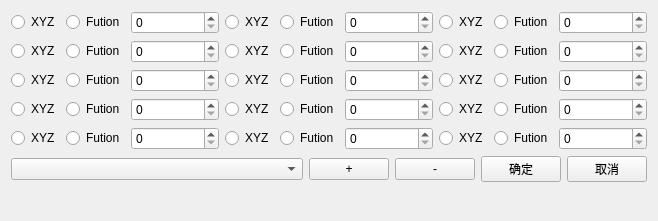
<?xml version="1.0" encoding="UTF-8"?>
<ui version="4.0">
 <class>window_setting</class>
 <widget class="QWidget" name="window_setting">
  <property name="geometry">
   <rect>
    <x>0</x>
    <y>0</y>
    <width>658</width>
    <height>221</height>
   </rect>
  </property>
  <property name="windowTitle">
   <string>Form</string>
  </property>
  <layout class="QVBoxLayout" name="verticalLayout" stretch="10,1,0">
   <item>
    <layout class="QGridLayout" name="gridLayout">
     <property name="sizeConstraint">
      <enum>QLayout::SizeConstraint::SetMinimumSize</enum>
     </property>
     <item row="0" column="0">
      <layout class="QHBoxLayout" name="horizontalLayout">
       <item>
        <widget class="QRadioButton" name="radioButton_1_xyz">
         <property name="sizePolicy">
          <sizepolicy hsizetype="Fixed" vsizetype="Fixed">
           <horstretch>0</horstretch>
           <verstretch>0</verstretch>
          </sizepolicy>
         </property>
         <property name="text">
          <string>XYZ</string>
         </property>
         <attribute name="buttonGroup">
          <string notr="true">buttonGroup</string>
         </attribute>
        </widget>
       </item>
       <item>
        <widget class="QRadioButton" name="radioButton_1_f">
         <property name="sizePolicy">
          <sizepolicy hsizetype="Fixed" vsizetype="Fixed">
           <horstretch>0</horstretch>
           <verstretch>0</verstretch>
          </sizepolicy>
         </property>
         <property name="text">
          <string>Fution</string>
         </property>
         <attribute name="buttonGroup">
          <string notr="true">buttonGroup</string>
         </attribute>
        </widget>
       </item>
      </layout>
     </item>
     <item row="0" column="1">
      <widget class="QSpinBox" name="spinBox_1">
       <property name="maximum">
        <number>12</number>
       </property>
      </widget>
     </item>
     <item row="0" column="2">
      <layout class="QHBoxLayout" name="horizontalLayout_7">
       <item>
        <widget class="QRadioButton" name="radioButton_6_xyz">
         <property name="sizePolicy">
          <sizepolicy hsizetype="Fixed" vsizetype="Fixed">
           <horstretch>0</horstretch>
           <verstretch>0</verstretch>
          </sizepolicy>
         </property>
         <property name="text">
          <string>XYZ</string>
         </property>
         <attribute name="buttonGroup">
          <string notr="true">buttonGroup_6</string>
         </attribute>
        </widget>
       </item>
       <item>
        <widget class="QRadioButton" name="radioButton_6_f">
         <property name="sizePolicy">
          <sizepolicy hsizetype="Fixed" vsizetype="Fixed">
           <horstretch>0</horstretch>
           <verstretch>0</verstretch>
          </sizepolicy>
         </property>
         <property name="text">
          <string>Fution</string>
         </property>
         <attribute name="buttonGroup">
          <string notr="true">buttonGroup_6</string>
         </attribute>
        </widget>
       </item>
      </layout>
     </item>
     <item row="0" column="3">
      <widget class="QSpinBox" name="spinBox_6">
       <property name="maximum">
        <number>12</number>
       </property>
      </widget>
     </item>
     <item row="0" column="4">
      <layout class="QHBoxLayout" name="horizontalLayout_12">
       <item>
        <widget class="QRadioButton" name="radioButton_11_xyz">
         <property name="sizePolicy">
          <sizepolicy hsizetype="Fixed" vsizetype="Fixed">
           <horstretch>0</horstretch>
           <verstretch>0</verstretch>
          </sizepolicy>
         </property>
         <property name="text">
          <string>XYZ</string>
         </property>
         <attribute name="buttonGroup">
          <string notr="true">buttonGroup_11</string>
         </attribute>
        </widget>
       </item>
       <item>
        <widget class="QRadioButton" name="radioButton_11_f">
         <property name="sizePolicy">
          <sizepolicy hsizetype="Fixed" vsizetype="Fixed">
           <horstretch>0</horstretch>
           <verstretch>0</verstretch>
          </sizepolicy>
         </property>
         <property name="text">
          <string>Fution</string>
         </property>
         <attribute name="buttonGroup">
          <string notr="true">buttonGroup_11</string>
         </attribute>
        </widget>
       </item>
      </layout>
     </item>
     <item row="0" column="5">
      <widget class="QSpinBox" name="spinBox_11">
       <property name="maximum">
        <number>12</number>
       </property>
      </widget>
     </item>
     <item row="1" column="0">
      <layout class="QHBoxLayout" name="horizontalLayout_2">
       <item>
        <widget class="QRadioButton" name="radioButton_2_xyz">
         <property name="sizePolicy">
          <sizepolicy hsizetype="Fixed" vsizetype="Fixed">
           <horstretch>0</horstretch>
           <verstretch>0</verstretch>
          </sizepolicy>
         </property>
         <property name="text">
          <string>XYZ</string>
         </property>
         <attribute name="buttonGroup">
          <string notr="true">buttonGroup_2</string>
         </attribute>
        </widget>
       </item>
       <item>
        <widget class="QRadioButton" name="radioButton_2_f">
         <property name="sizePolicy">
          <sizepolicy hsizetype="Fixed" vsizetype="Fixed">
           <horstretch>0</horstretch>
           <verstretch>0</verstretch>
          </sizepolicy>
         </property>
         <property name="text">
          <string>Fution</string>
         </property>
         <attribute name="buttonGroup">
          <string notr="true">buttonGroup_2</string>
         </attribute>
        </widget>
       </item>
      </layout>
     </item>
     <item row="1" column="1">
      <widget class="QSpinBox" name="spinBox_2">
       <property name="maximum">
        <number>12</number>
       </property>
      </widget>
     </item>
     <item row="1" column="2">
      <layout class="QHBoxLayout" name="horizontalLayout_10">
       <item>
        <widget class="QRadioButton" name="radioButton_7_xyz">
         <property name="sizePolicy">
          <sizepolicy hsizetype="Fixed" vsizetype="Fixed">
           <horstretch>0</horstretch>
           <verstretch>0</verstretch>
          </sizepolicy>
         </property>
         <property name="text">
          <string>XYZ</string>
         </property>
         <attribute name="buttonGroup">
          <string notr="true">buttonGroup_7</string>
         </attribute>
        </widget>
       </item>
       <item>
        <widget class="QRadioButton" name="radioButton_7_f">
         <property name="sizePolicy">
          <sizepolicy hsizetype="Fixed" vsizetype="Fixed">
           <horstretch>0</horstretch>
           <verstretch>0</verstretch>
          </sizepolicy>
         </property>
         <property name="text">
          <string>Fution</string>
         </property>
         <attribute name="buttonGroup">
          <string notr="true">buttonGroup_7</string>
         </attribute>
        </widget>
       </item>
      </layout>
     </item>
     <item row="1" column="3">
      <widget class="QSpinBox" name="spinBox_7">
       <property name="maximum">
        <number>12</number>
       </property>
      </widget>
     </item>
     <item row="1" column="4">
      <layout class="QHBoxLayout" name="horizontalLayout_15">
       <item>
        <widget class="QRadioButton" name="radioButton_12_xyz">
         <property name="sizePolicy">
          <sizepolicy hsizetype="Fixed" vsizetype="Fixed">
           <horstretch>0</horstretch>
           <verstretch>0</verstretch>
          </sizepolicy>
         </property>
         <property name="text">
          <string>XYZ</string>
         </property>
         <attribute name="buttonGroup">
          <string notr="true">buttonGroup_12</string>
         </attribute>
        </widget>
       </item>
       <item>
        <widget class="QRadioButton" name="radioButton_12_f">
         <property name="sizePolicy">
          <sizepolicy hsizetype="Fixed" vsizetype="Fixed">
           <horstretch>0</horstretch>
           <verstretch>0</verstretch>
          </sizepolicy>
         </property>
         <property name="text">
          <string>Fution</string>
         </property>
         <attribute name="buttonGroup">
          <string notr="true">buttonGroup_12</string>
         </attribute>
        </widget>
       </item>
      </layout>
     </item>
     <item row="1" column="5">
      <widget class="QSpinBox" name="spinBox_12">
       <property name="maximum">
        <number>12</number>
       </property>
      </widget>
     </item>
     <item row="2" column="0">
      <layout class="QHBoxLayout" name="horizontalLayout_3">
       <item>
        <widget class="QRadioButton" name="radioButton_3_xyz">
         <property name="sizePolicy">
          <sizepolicy hsizetype="Fixed" vsizetype="Fixed">
           <horstretch>0</horstretch>
           <verstretch>0</verstretch>
          </sizepolicy>
         </property>
         <property name="text">
          <string>XYZ</string>
         </property>
         <attribute name="buttonGroup">
          <string notr="true">buttonGroup_3</string>
         </attribute>
        </widget>
       </item>
       <item>
        <widget class="QRadioButton" name="radioButton_3_f">
         <property name="sizePolicy">
          <sizepolicy hsizetype="Fixed" vsizetype="Fixed">
           <horstretch>0</horstretch>
           <verstretch>0</verstretch>
          </sizepolicy>
         </property>
         <property name="text">
          <string>Fution</string>
         </property>
         <attribute name="buttonGroup">
          <string notr="true">buttonGroup_3</string>
         </attribute>
        </widget>
       </item>
      </layout>
     </item>
     <item row="2" column="1">
      <widget class="QSpinBox" name="spinBox_3">
       <property name="maximum">
        <number>12</number>
       </property>
      </widget>
     </item>
     <item row="2" column="2">
      <layout class="QHBoxLayout" name="horizontalLayout_9">
       <item>
        <widget class="QRadioButton" name="radioButton_8_xyz">
         <property name="sizePolicy">
          <sizepolicy hsizetype="Fixed" vsizetype="Fixed">
           <horstretch>0</horstretch>
           <verstretch>0</verstretch>
          </sizepolicy>
         </property>
         <property name="text">
          <string>XYZ</string>
         </property>
         <attribute name="buttonGroup">
          <string notr="true">buttonGroup_8</string>
         </attribute>
        </widget>
       </item>
       <item>
        <widget class="QRadioButton" name="radioButton_8_f">
         <property name="sizePolicy">
          <sizepolicy hsizetype="Fixed" vsizetype="Fixed">
           <horstretch>0</horstretch>
           <verstretch>0</verstretch>
          </sizepolicy>
         </property>
         <property name="text">
          <string>Fution</string>
         </property>
         <attribute name="buttonGroup">
          <string notr="true">buttonGroup_8</string>
         </attribute>
        </widget>
       </item>
      </layout>
     </item>
     <item row="2" column="3">
      <widget class="QSpinBox" name="spinBox_8">
       <property name="maximum">
        <number>12</number>
       </property>
      </widget>
     </item>
     <item row="2" column="4">
      <layout class="QHBoxLayout" name="horizontalLayout_14">
       <item>
        <widget class="QRadioButton" name="radioButton_13_xyz">
         <property name="sizePolicy">
          <sizepolicy hsizetype="Fixed" vsizetype="Fixed">
           <horstretch>0</horstretch>
           <verstretch>0</verstretch>
          </sizepolicy>
         </property>
         <property name="text">
          <string>XYZ</string>
         </property>
         <attribute name="buttonGroup">
          <string notr="true">buttonGroup_13</string>
         </attribute>
        </widget>
       </item>
       <item>
        <widget class="QRadioButton" name="radioButton_13_f">
         <property name="sizePolicy">
          <sizepolicy hsizetype="Fixed" vsizetype="Fixed">
           <horstretch>0</horstretch>
           <verstretch>0</verstretch>
          </sizepolicy>
         </property>
         <property name="text">
          <string>Fution</string>
         </property>
         <attribute name="buttonGroup">
          <string notr="true">buttonGroup_13</string>
         </attribute>
        </widget>
       </item>
      </layout>
     </item>
     <item row="2" column="5">
      <widget class="QSpinBox" name="spinBox_13">
       <property name="maximum">
        <number>12</number>
       </property>
      </widget>
     </item>
     <item row="3" column="0">
      <layout class="QHBoxLayout" name="horizontalLayout_4">
       <item>
        <widget class="QRadioButton" name="radioButton_4_xyz">
         <property name="sizePolicy">
          <sizepolicy hsizetype="Fixed" vsizetype="Fixed">
           <horstretch>0</horstretch>
           <verstretch>0</verstretch>
          </sizepolicy>
         </property>
         <property name="text">
          <string>XYZ</string>
         </property>
         <attribute name="buttonGroup">
          <string notr="true">buttonGroup_4</string>
         </attribute>
        </widget>
       </item>
       <item>
        <widget class="QRadioButton" name="radioButton_4_f">
         <property name="sizePolicy">
          <sizepolicy hsizetype="Fixed" vsizetype="Fixed">
           <horstretch>0</horstretch>
           <verstretch>0</verstretch>
          </sizepolicy>
         </property>
         <property name="text">
          <string>Fution</string>
         </property>
         <attribute name="buttonGroup">
          <string notr="true">buttonGroup_4</string>
         </attribute>
        </widget>
       </item>
      </layout>
     </item>
     <item row="3" column="1">
      <widget class="QSpinBox" name="spinBox_4">
       <property name="maximum">
        <number>12</number>
       </property>
      </widget>
     </item>
     <item row="3" column="2">
      <layout class="QHBoxLayout" name="horizontalLayout_6">
       <item>
        <widget class="QRadioButton" name="radioButton_9_xyz">
         <property name="sizePolicy">
          <sizepolicy hsizetype="Fixed" vsizetype="Fixed">
           <horstretch>0</horstretch>
           <verstretch>0</verstretch>
          </sizepolicy>
         </property>
         <property name="text">
          <string>XYZ</string>
         </property>
         <attribute name="buttonGroup">
          <string notr="true">buttonGroup_9</string>
         </attribute>
        </widget>
       </item>
       <item>
        <widget class="QRadioButton" name="radioButton_9_f">
         <property name="sizePolicy">
          <sizepolicy hsizetype="Fixed" vsizetype="Fixed">
           <horstretch>0</horstretch>
           <verstretch>0</verstretch>
          </sizepolicy>
         </property>
         <property name="text">
          <string>Fution</string>
         </property>
         <attribute name="buttonGroup">
          <string notr="true">buttonGroup_9</string>
         </attribute>
        </widget>
       </item>
      </layout>
     </item>
     <item row="3" column="3">
      <widget class="QSpinBox" name="spinBox_9">
       <property name="maximum">
        <number>12</number>
       </property>
      </widget>
     </item>
     <item row="3" column="4">
      <layout class="QHBoxLayout" name="horizontalLayout_11">
       <item>
        <widget class="QRadioButton" name="radioButton_14_xyz">
         <property name="sizePolicy">
          <sizepolicy hsizetype="Fixed" vsizetype="Fixed">
           <horstretch>0</horstretch>
           <verstretch>0</verstretch>
          </sizepolicy>
         </property>
         <property name="text">
          <string>XYZ</string>
         </property>
         <attribute name="buttonGroup">
          <string notr="true">buttonGroup_14</string>
         </attribute>
        </widget>
       </item>
       <item>
        <widget class="QRadioButton" name="radioButton_14_f">
         <property name="sizePolicy">
          <sizepolicy hsizetype="Fixed" vsizetype="Fixed">
           <horstretch>0</horstretch>
           <verstretch>0</verstretch>
          </sizepolicy>
         </property>
         <property name="text">
          <string>Fution</string>
         </property>
         <attribute name="buttonGroup">
          <string notr="true">buttonGroup_14</string>
         </attribute>
        </widget>
       </item>
      </layout>
     </item>
     <item row="3" column="5">
      <widget class="QSpinBox" name="spinBox_14">
       <property name="maximum">
        <number>12</number>
       </property>
      </widget>
     </item>
     <item row="4" column="0">
      <layout class="QHBoxLayout" name="horizontalLayout_5">
       <item>
        <widget class="QRadioButton" name="radioButton_5_xyz">
         <property name="sizePolicy">
          <sizepolicy hsizetype="Fixed" vsizetype="Fixed">
           <horstretch>0</horstretch>
           <verstretch>0</verstretch>
          </sizepolicy>
         </property>
         <property name="text">
          <string>XYZ</string>
         </property>
         <attribute name="buttonGroup">
          <string notr="true">buttonGroup_5</string>
         </attribute>
        </widget>
       </item>
       <item>
        <widget class="QRadioButton" name="radioButton_5_f">
         <property name="sizePolicy">
          <sizepolicy hsizetype="Fixed" vsizetype="Fixed">
           <horstretch>0</horstretch>
           <verstretch>0</verstretch>
          </sizepolicy>
         </property>
         <property name="text">
          <string>Fution</string>
         </property>
         <attribute name="buttonGroup">
          <string notr="true">buttonGroup_5</string>
         </attribute>
        </widget>
       </item>
      </layout>
     </item>
     <item row="4" column="1">
      <widget class="QSpinBox" name="spinBox_5">
       <property name="maximum">
        <number>12</number>
       </property>
      </widget>
     </item>
     <item row="4" column="2">
      <layout class="QHBoxLayout" name="horizontalLayout_8">
       <item>
        <widget class="QRadioButton" name="radioButton_10_xyz">
         <property name="sizePolicy">
          <sizepolicy hsizetype="Fixed" vsizetype="Fixed">
           <horstretch>0</horstretch>
           <verstretch>0</verstretch>
          </sizepolicy>
         </property>
         <property name="text">
          <string>XYZ</string>
         </property>
         <attribute name="buttonGroup">
          <string notr="true">buttonGroup_10</string>
         </attribute>
        </widget>
       </item>
       <item>
        <widget class="QRadioButton" name="radioButton_10_f">
         <property name="sizePolicy">
          <sizepolicy hsizetype="Fixed" vsizetype="Fixed">
           <horstretch>0</horstretch>
           <verstretch>0</verstretch>
          </sizepolicy>
         </property>
         <property name="text">
          <string>Fution</string>
         </property>
         <attribute name="buttonGroup">
          <string notr="true">buttonGroup_10</string>
         </attribute>
        </widget>
       </item>
      </layout>
     </item>
     <item row="4" column="3">
      <widget class="QSpinBox" name="spinBox_10">
       <property name="maximum">
        <number>12</number>
       </property>
      </widget>
     </item>
     <item row="4" column="4">
      <layout class="QHBoxLayout" name="horizontalLayout_13">
       <item>
        <widget class="QRadioButton" name="radioButton_15_xyz">
         <property name="sizePolicy">
          <sizepolicy hsizetype="Fixed" vsizetype="Fixed">
           <horstretch>0</horstretch>
           <verstretch>0</verstretch>
          </sizepolicy>
         </property>
         <property name="text">
          <string>XYZ</string>
         </property>
         <attribute name="buttonGroup">
          <string notr="true">buttonGroup_15</string>
         </attribute>
        </widget>
       </item>
       <item>
        <widget class="QRadioButton" name="radioButton_15_f">
         <property name="sizePolicy">
          <sizepolicy hsizetype="Fixed" vsizetype="Fixed">
           <horstretch>0</horstretch>
           <verstretch>0</verstretch>
          </sizepolicy>
         </property>
         <property name="text">
          <string>Fution</string>
         </property>
         <attribute name="buttonGroup">
          <string notr="true">buttonGroup_15</string>
         </attribute>
        </widget>
       </item>
      </layout>
     </item>
     <item row="4" column="5">
      <widget class="QSpinBox" name="spinBox_15">
       <property name="maximum">
        <number>12</number>
       </property>
      </widget>
     </item>
    </layout>
   </item>
   <item>
    <layout class="QHBoxLayout" name="horizontalLayout_16">
     <item>
      <widget class="QComboBox" name="comboBox">
       <property name="sizePolicy">
        <sizepolicy hsizetype="Minimum" vsizetype="Fixed">
         <horstretch>0</horstretch>
         <verstretch>0</verstretch>
        </sizepolicy>
       </property>
      </widget>
     </item>
     <item>
      <widget class="QPushButton" name="pushButton_add">
       <property name="sizePolicy">
        <sizepolicy hsizetype="Maximum" vsizetype="Maximum">
         <horstretch>0</horstretch>
         <verstretch>0</verstretch>
        </sizepolicy>
       </property>
       <property name="toolTip">
        <string>&lt;html&gt;&lt;head/&gt;&lt;body&gt;&lt;p&gt;新建分组&lt;/p&gt;&lt;/body&gt;&lt;/html&gt;</string>
       </property>
       <property name="text">
        <string>+</string>
       </property>
      </widget>
     </item>
     <item>
      <widget class="QPushButton" name="pushButton_delete">
       <property name="sizePolicy">
        <sizepolicy hsizetype="Maximum" vsizetype="Maximum">
         <horstretch>0</horstretch>
         <verstretch>0</verstretch>
        </sizepolicy>
       </property>
       <property name="toolTip">
        <string>&lt;html&gt;&lt;head/&gt;&lt;body&gt;&lt;p&gt;删除当前分组&lt;/p&gt;&lt;/body&gt;&lt;/html&gt;</string>
       </property>
       <property name="text">
        <string>-</string>
       </property>
      </widget>
     </item>
     <item>
      <widget class="QPushButton" name="pushButton_yes">
       <property name="sizePolicy">
        <sizepolicy hsizetype="Maximum" vsizetype="Fixed">
         <horstretch>0</horstretch>
         <verstretch>0</verstretch>
        </sizepolicy>
       </property>
       <property name="text">
        <string>确定</string>
       </property>
      </widget>
     </item>
     <item>
      <widget class="QPushButton" name="pushButton_no">
       <property name="sizePolicy">
        <sizepolicy hsizetype="Maximum" vsizetype="Fixed">
         <horstretch>0</horstretch>
         <verstretch>0</verstretch>
        </sizepolicy>
       </property>
       <property name="text">
        <string>取消</string>
       </property>
      </widget>
     </item>
    </layout>
   </item>
   <item>
    <spacer name="verticalSpacer">
     <property name="orientation">
      <enum>Qt::Orientation::Vertical</enum>
     </property>
     <property name="sizeHint" stdset="0">
      <size>
       <width>20</width>
       <height>40</height>
      </size>
     </property>
    </spacer>
   </item>
  </layout>
 </widget>
 <resources/>
 <connections/>
 <buttongroups>
  <buttongroup name="buttonGroup">
   <property name="exclusive">
    <bool>true</bool>
   </property>
  </buttongroup>
  <buttongroup name="buttonGroup_2"/>
  <buttongroup name="buttonGroup_3"/>
  <buttongroup name="buttonGroup_4"/>
  <buttongroup name="buttonGroup_5"/>
  <buttongroup name="buttonGroup_6"/>
  <buttongroup name="buttonGroup_7"/>
  <buttongroup name="buttonGroup_8"/>
  <buttongroup name="buttonGroup_9"/>
  <buttongroup name="buttonGroup_10"/>
  <buttongroup name="buttonGroup_11"/>
  <buttongroup name="buttonGroup_12"/>
  <buttongroup name="buttonGroup_13"/>
  <buttongroup name="buttonGroup_14"/>
  <buttongroup name="buttonGroup_15"/>
 </buttongroups>
</ui>
